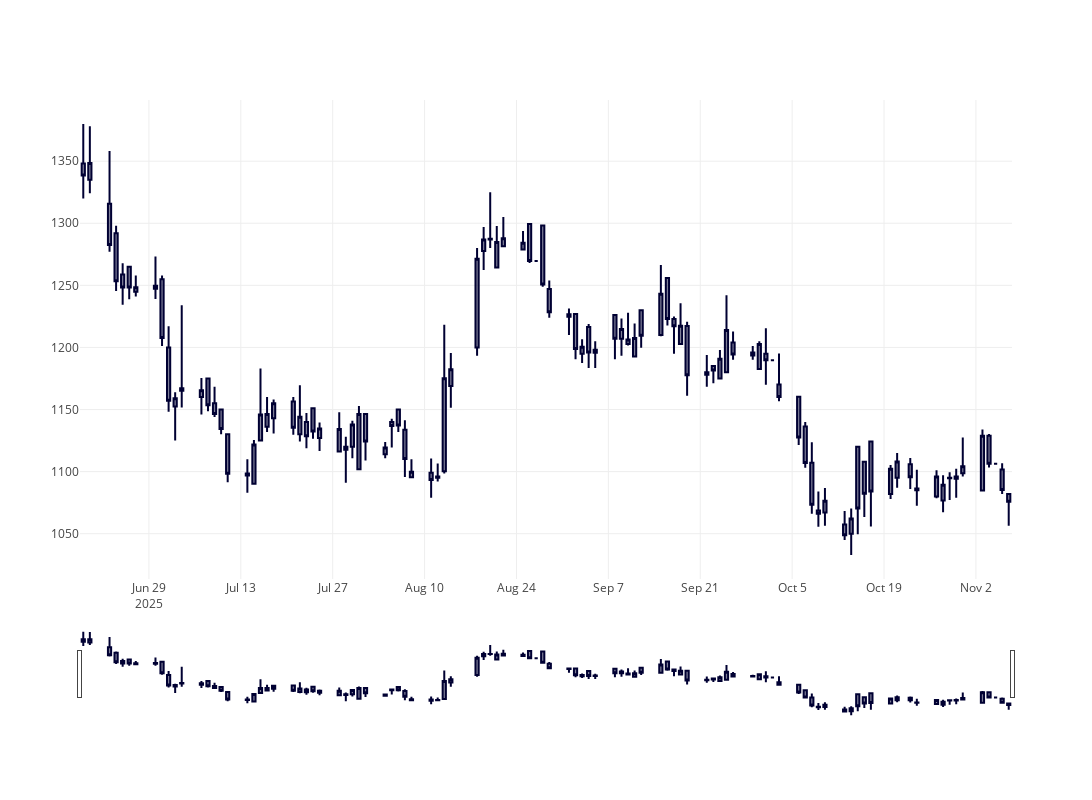

The code cell stored with this chart in its notebook:
### Code cell
fig = client.plot_candlestick(godrej_prices)
fig.show()
